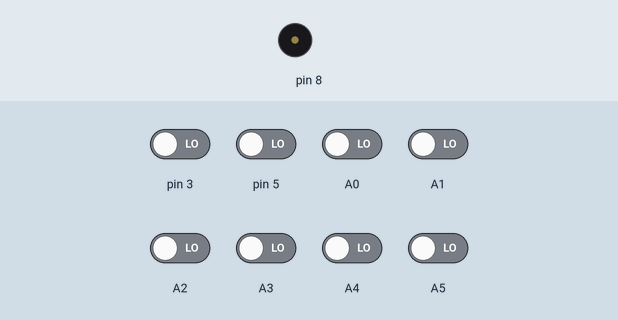
Bench run of a sketch on a simulated Arduino Uno, built with avr-gcc and run on an emulated ATmega328P. Shown: buzzer (waves = sounding). Inputs (shaded band) come from the test bench; at power-on: A0–5, pin 3, pin 5 LOW.

Above: at 1.2 s.
1.3 s: pin 3 driven HIGH
At 2.8 s:
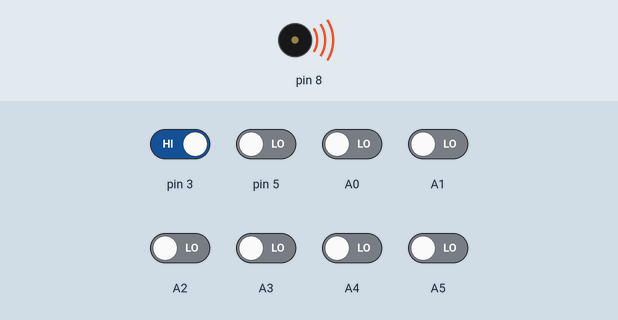
Timing chart, 0 to 4.3 s (numbered marks = the images above; inputs shaded):
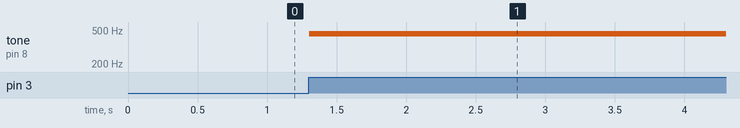

Measured:
- after the input at 1.3 s, tone on pin 8: silent → 450 Hz at once

The sketch:

sa_re_ga_ma_pa_ni_sa.ino
```cpp
int t = 100;

void setup()
{
  pinMode(A0, INPUT);
  pinMode(8, OUTPUT);
  pinMode(A1, INPUT);
  pinMode(A2, INPUT);
  pinMode(A3, INPUT);
  pinMode(A4, INPUT);
  pinMode(A5, INPUT);
  pinMode(3, INPUT);
  pinMode(5, INPUT);
}

void loop()
{
  // if button press on A0 is detected
  if (digitalRead(A0) == HIGH) {
    tone(8, 240, t); // sa
  }
  // if button press on A1 is detected
  if (digitalRead(A1) == HIGH) {
    tone(8, 270, t); // re
  }
  // if button press on A0 is detected
  if (digitalRead(A2) == HIGH) {
    tone(8, 300, t); // ga
  }
  // if button press on A3 is detected
  if (digitalRead(A3) == HIGH) {
    tone(8, 320, t); // ma
  }
  // if button press on A4 is detected
  if (digitalRead(A4) == HIGH) {
    tone(8, 360, t); // pa
  }
  // if button press on A5 is detected
  if (digitalRead(A5) == HIGH) {
    tone(8, 400, t); // dha
  }
  // if button press on 3 is detected
  if (digitalRead(3) == HIGH) {
    tone(8, 450, t); // ni
  }
  // if button press on 5 is detected
  if (digitalRead(5) == HIGH) {
    tone(8, 480, t); // sa
  }
  delay(10); // Delay a little bit to improve simulation performance
}
```
